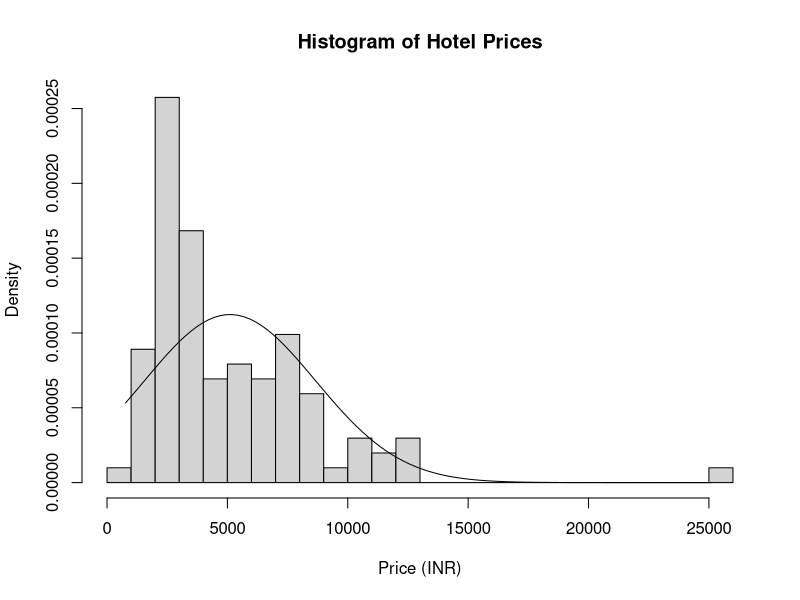
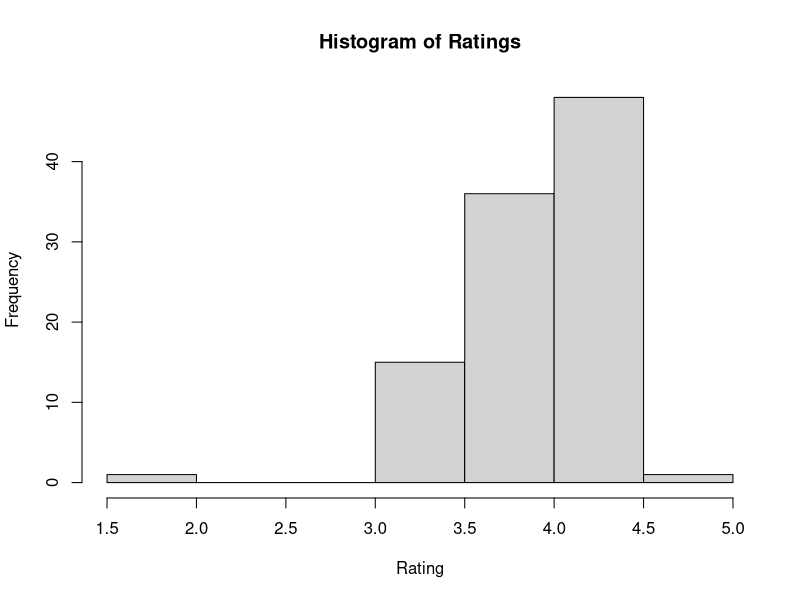
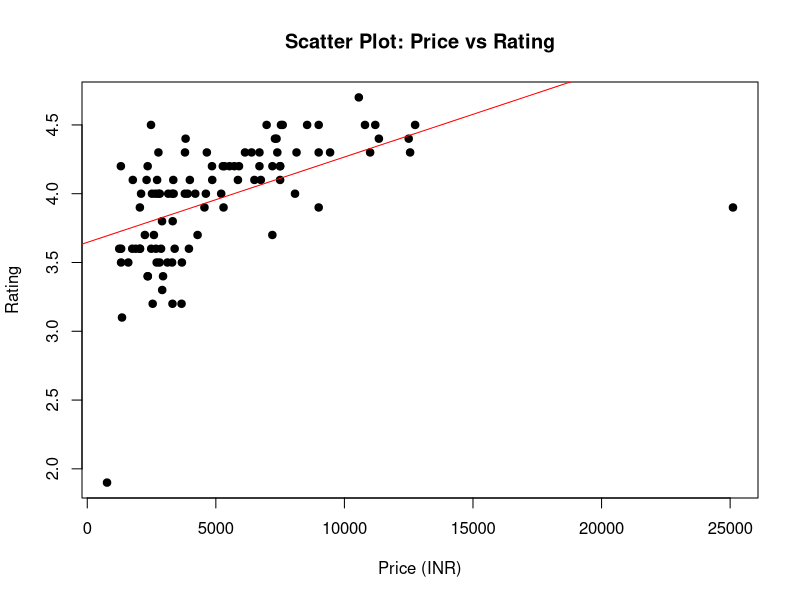

These figures' R source, in order:
# 1. Load Dataset

df <- read.csv("chennai.csv", stringsAsFactors = FALSE)

# Print column names
print("Column Names:")
print(colnames(df))

# Print first 5 rows
print("First 5 Rows of the Dataset:")
print(head(df, 5))

# 2. Check Missing Values

print("Summary of Missing Values per Column:")
print(colSums(is.na(df)))

# 3. Data Cleaning

# Convert Price to numeric (remove symbols/commas)
df$Price <- as.numeric(gsub("[^0-9\\.]", "", df$Price))

# Convert Rating to numeric
df$Rating <- as.numeric(df$Rating)

# Remove rows with missing Price or Rating
df <- df[!is.na(df$Price) & !is.na(df$Rating), ]

# 4. Descriptive Statistics

desc_table <- data.frame(
  Variable = c("Price", "Rating"),
  Mean = c(mean(df$Price), mean(df$Rating)),
  Median = c(median(df$Price), median(df$Rating)),
  SD = c(sd(df$Price), sd(df$Rating)),
  N = c(length(df$Price), length(df$Rating))
)

print("Descriptive Statistics Table:")
print(desc_table)

# 5. Visualisations Required for Correlation RQ

# Histogram of Price + Normal Distribution Curve
hist(df$Price, breaks = 20, 
     main = "Histogram of Hotel Prices",
     xlab = "Price (INR)", prob = TRUE)

x <- seq(min(df$Price), max(df$Price), length = 100)
lines(x, dnorm(x, mean(df$Price), sd(df$Price)))

# Histogram of Ratings
hist(df$Rating, breaks = 10,
     main = "Histogram of Ratings",
     xlab = "Rating")

# Scatter Plot of Price vs Rating
plot(df$Price, df$Rating,
     pch = 19,
     main = "Scatter Plot: Price vs Rating",
     xlab = "Price (INR)", ylab = "Rating")
abline(lm(Rating ~ Price, data = df), col = "red")

# 6. Correlation Analysis

# Pearson correlation
pearson_test <- cor.test(df$Price, df$Rating, method = "pearson")
print("Pearson Correlation Test:")
print(pearson_test)

# Spearman correlation
spearman_test <- cor.test(df$Price, df$Rating, method = "spearman")
print("Spearman Correlation Test:")
print(spearman_test)

# 7. Regression Analysis

lm_model <- lm(Price ~ Rating, data = df)
print("Linear Regression Summary:")
print(summary(lm_model))

# Confidence intervals for regression
print("95% Confidence Intervals for Regression:")
print(confint(lm_model))

